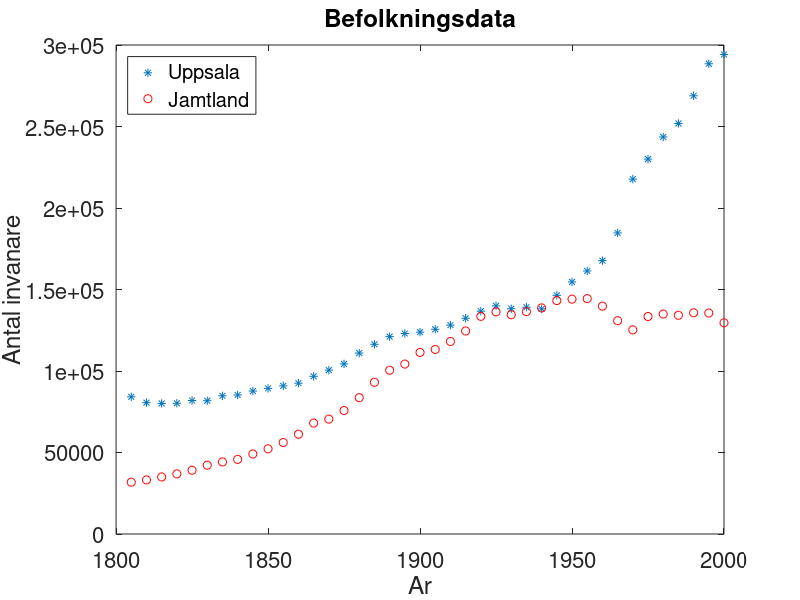

This chart was generated by the following MATLAB code:
% Befolkningsdata for Uppsala respektive Jamtland
% under aren 1805 till 2000

x=[1805:5:2000]';
y_Uppsala=[84141 80577 80099 80216 81897 81742 84777 85294 87700 89323 90877 ...
   92536 96766 100519 104371 111019 116406 121091 123015 123863 ...
   125610 128171 132400 136718 139954 138201 139155 138098 146415 ...
   154660 161383 167722 184701 217730 230028 243585 251852 268835 ...
   288475 294196]';   
y_Jamtland=[31819 33179 35015 36894 39122 42225 44239 45769 49077 52271 56127 ...
   61218 68071 70463 75756 83623 93091 100455 104259 111391 113229 ...
   118115 124541 133536 136300 134514 136407 138722 143213 144063 ...
   144393 139799 130848 125243 133433 134934 134190 135726 135584 ...
   129566]'; 

%A=[x.^2 x ones(40,1)];
A=[x.^3 x.^2 x ones(40,1)];

AT = transpose(A);

ATA = AT*A;

ATy = AT*y_Uppsala;

ATy_uppsala = AT*y_Uppsala;

ATy_Jamtland = AT*y_Jamtland;

K = cond(ATA);

xNew = (x - 1900);

ANew = [xNew.^3 xNew.^2 xNew ones(40, 1)];

ANewT = transpose(ANew);

ANewTANew = ANewT * ANew;

KNew = cond(ANewTANew);

ANewTy_Uppsala = ANewT * y_Uppsala;

c = [ANewTANew ANewTy_Uppsala];

answer1_Uppsala = ANewTANew \ ANewTy_Uppsala;

ANewTy_Jamtland = ANewT * y_Jamtland;

answer1_Jamtland = ANewTANew \ ANewTy_Jamtland;

funUppsala = polyval(answer1_Uppsala, xNew);
plot(x, funUppsala, '*');

funJamtland = polyval(answer1_Jamtland, xNew);
plot(x, funJamtland, '*');

plot(x,y_Uppsala,'*');
hold on
plot(x,y_Jamtland,'ro');
xlabel('Ar')
ylabel('Antal invanare')
title('Befolkningsdata')
legend('Uppsala','Jamtland','Location','NorthWest');
set(gca,'FontSize',16);

%syms kalle;
%uppsalaFelGrad3 = sqrt(symsum(((funUppsala(kalle,1) - y_Uppsala(kalle,1))^2), kalle, 1 ,40));

felnorm_Uppsala_G3 = 0;
for K = 1:40
    felnorm_Uppsala_G3 = felnorm_Uppsala_G3 + ((funUppsala(K,1) - y_Uppsala(K,1))^2);
end

felnorm_Uppsala_G3 = sqrt(felnorm_Uppsala_G3);